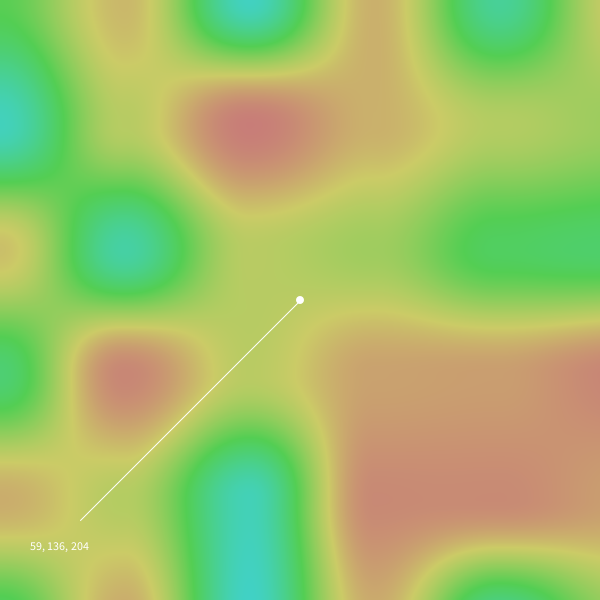
Frame 1 (no input)
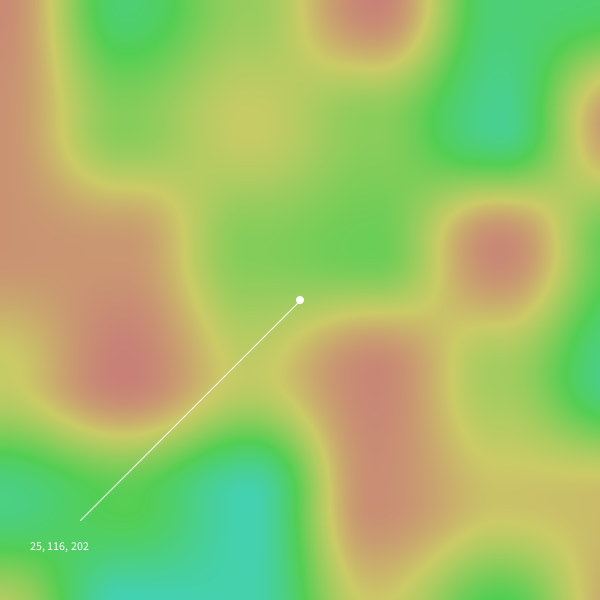
Frame 60 (the mouse pressed at the canvas centre just before this capture)
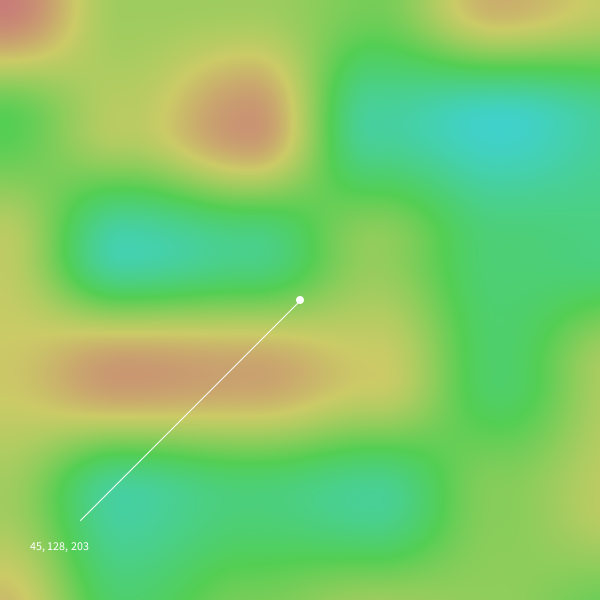
Frame 120 (the mouse held since frame 60 and released just before this capture)

The Processing sketch that drew these frames (run headless with seeded random() and noise(); from frame 60 on, the mouse is pressed at the canvas centre):

// Processing sketch: ColoredPerlinNoise
// ── ColoredPerlinNoise.pde

/*
COLORED PERLIN NOISE
 Jeff Thompson | 2016 | jeffreythompson.org
 
 Perlin noise can generate very realistic, smooth
 randomness that other methods like Brownian
 motion can't. The Processing examples include
 (under Basics > Math...) a 1D, 2D, and 3D example.
 
 This example adds shifting color, using the HSB
 color model for smooth transitions.
 
 */

// the "resolution" of the noise
float inc = 0.008;

// "rate of change" for the noise
float zInc = 0.1;

// min/max values for noise
float hueMin =    0;      // hue
float hueMax =    255;
float satMin =    100;    // saturation
float satMax =    255;
float brightMin = 200;    // brightness
float brightMax = 220;

// keep track of x/y noise position
float hxOff, hyOff, sxOff, syOff, bxOff, byOff;
float zOff = 0;
float h, s, b;


void setup() {
  size(600, 600);
  colorMode(HSB, 255);
  noiseDetail(4, 0.01);
}


void draw() {
  // each frame, run through the noise()
  // function, generating pixels to fill
  // the screen

  loadPixels();
  hxOff = sxOff = bxOff = 0;

  for (int x=0; x<width; x++) {
    hxOff += inc;
    sxOff += inc;
    bxOff += inc;

    hyOff = syOff = byOff = 0;
    for (int y=0; y<height; y++) {
      hyOff += inc;
      syOff += inc;
      byOff += inc;

      // create hue value from noise(), then
      // map to the desired range
      h = noise(hxOff, hyOff, zOff) * 255;
      h = map(h, 0, 255, hueMin, hueMax);

      // same for saturation and brightness too
      s = noise(sxOff, syOff, zOff) * 255;
      s = map(s, 0, 255, satMin, satMax);
      b = noise(bxOff, byOff, zOff) * 255;
      b = map(b, 0, 255, brightMin, brightMax);
      pixels[x + y*width] = color(h, s, b);
    }
  }
  updatePixels();
  zOff += zInc;

  // show the value of the center pixel
  stroke(255);
  line(width/2, height/2, 80, height-80);
  fill(255);
  noStroke();
  ellipse(width/2, height/2, 8, 8);

  h = hue(pixels[pixels.length/2]);
  s = saturation(pixels[pixels.length/2]);
  b = brightness(pixels[pixels.length/2]);
  text(int(h) + ", " + int(s) + ", " + int(b), 30, height-50);
}
